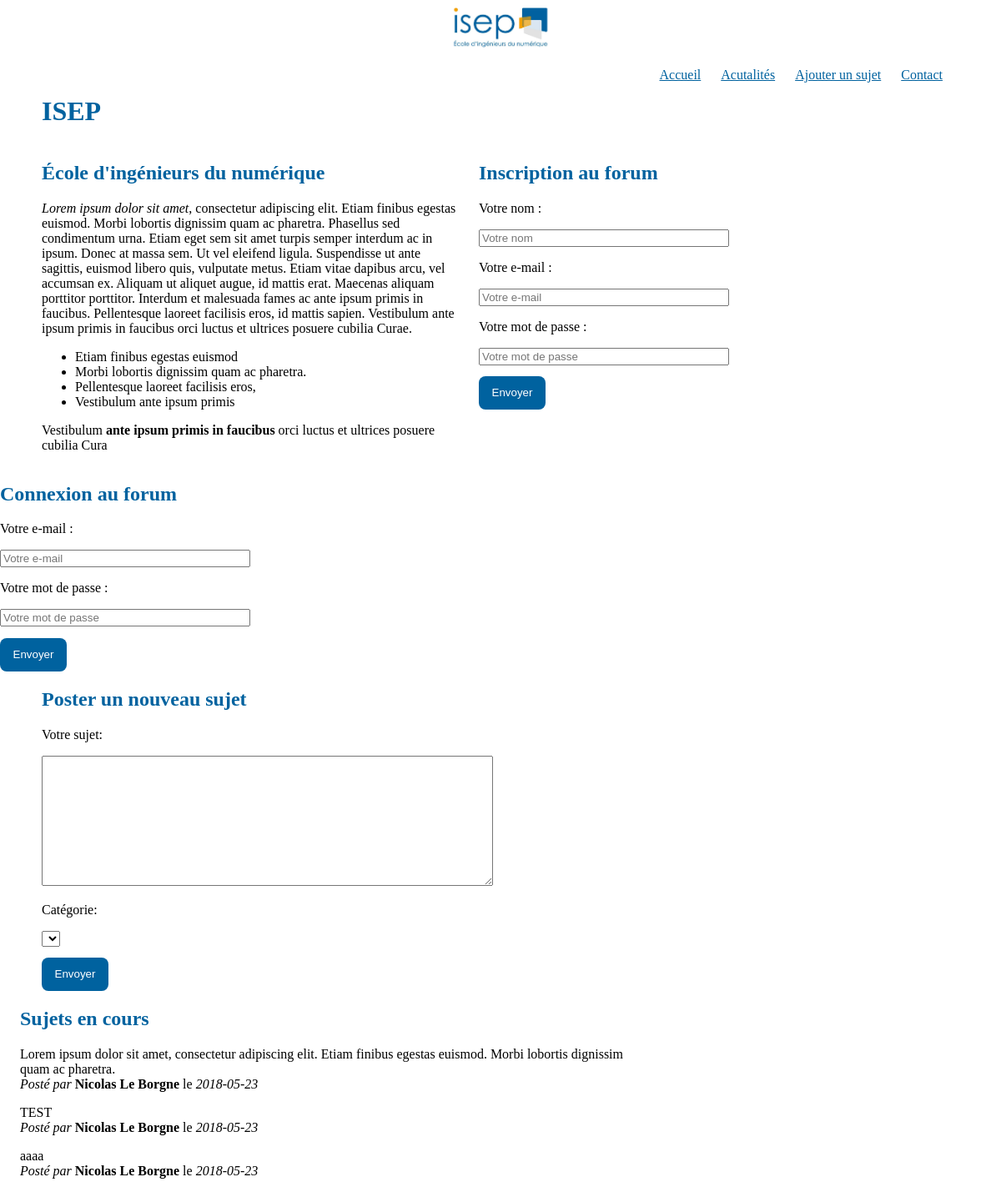
Before: / with the older database file.
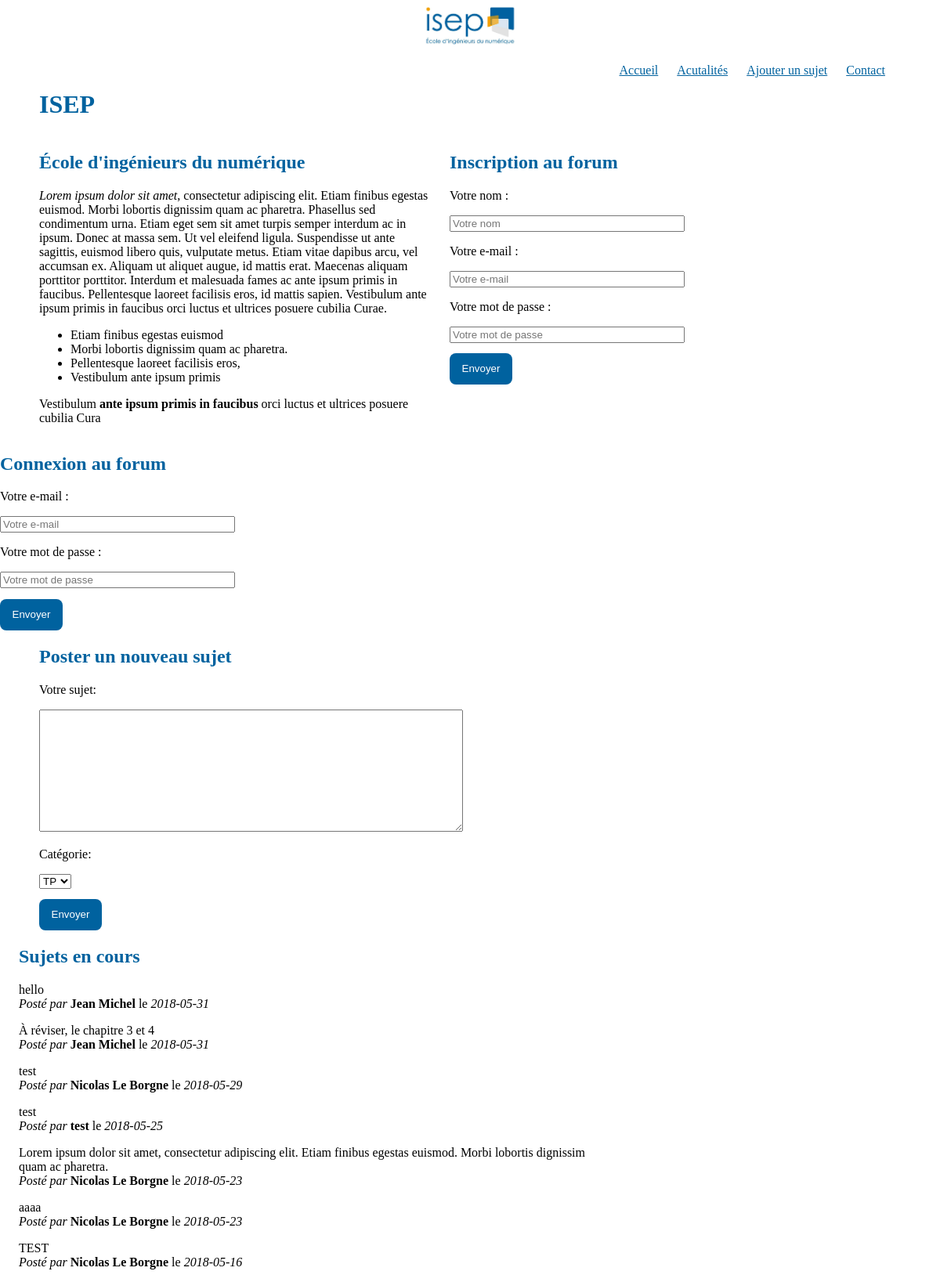
After: the same page with the newer database file.
### tables this page shows
CREATE TABLE IF NOT EXISTS `messages` (
  `ID` int(11) NOT NULL AUTO_INCREMENT,
  `ID_utilisateur` int(11) NOT NULL,
  `date` date NOT NULL,
  `contenu` varchar(8000) NOT NULL,
  `ID_categorie` int(11) NOT NULL,
  PRIMARY KEY (`ID`)
);

CREATE TABLE IF NOT EXISTS `personne` (
  `ID` int(11) NOT NULL AUTO_INCREMENT,
  `nom` varchar(8000) NOT NULL,
  `email` varchar(8000) NOT NULL,
  `mot_de_passe` varchar(8000) NOT NULL,
  PRIMARY KEY (`ID`)
);

### index.php (called while the page is built, shortened)
<?php
require('modele.php');
$news = getNews();
$categories = getCategories();
require('vue.php');

### modele.php (called while the page is built, shortened)
<?php
try {
  $bdd = new PDO('mysql:host=localhost;dbname=tpforum;charset=utf8', 'root', '');
} catch (Exception $e) {
  die('Erreur : ' . $e->getMessage());
}
function getNews()
{
  global $bdd;
  $get = $bdd->query('SELECT *, messages.contenu AS contenu_news, messages.date AS date_message from messages INNER JOIN personne ON messages.ID_utilisateur = personne.ID ORDER BY messages.date DESC');
  return $get;
}
function getCategories() {
  global $bdd;
  $get = $bdd->query('SELECT * from categories');
  return $get;
}

### vue.php (the view, shortened to what this page needs)
<!DOCTYPE html>
<html lang="fr" dir="ltr">
<head>
  <link rel="stylesheet" href="style.css">
</head>
<body>
  <header>
    <img class="img_logo" src="ISEP.png" alt="">
    <ul class="liste_header">
      <li><a href="">Accueil</a></li>
      <li><a href="controller_actualites.php">Acutalités</a></li>
      <li><a href="">Ajouter un sujet</a></li>
      <li><a href="">Contact</a></li>
    </ul>
  </header>
  <h1>ISEP</h1>
  <div>
    <div class="ISEP">
      <h2>École d'ingénieurs du numérique</h2>
      <p><span class="italic">Lorem ipsum dolor sit amet</span>, consectetur adipiscing elit. Etiam finibus egestas euismod. Morbi lobortis dignissim quam ac pharetra. Phasellus sed condimentum urna. Etiam eget sem sit amet turpis semper interdum ac in ipsum. Donec at massa sem. Ut vel eleifend ligula. Suspendisse ut ante sagittis, euismod libero quis, vulputate metus. Etiam vitae dapibus arcu, vel accumsan ex. Aliquam ut aliquet augue, id mattis erat. Maecenas aliquam porttitor porttitor. Interdum et malesuada fames ac ante ipsum primis in faucibus. Pellentesque laoreet facilisis eros, id mattis sapien. Vestibulum ante ipsum primis in faucibus orci luctus et ultrices posuere cubilia Curae.</p>
      <ul>
        <li>Etiam finibus egestas euismod</li>
        <li>Morbi lobortis dignissim quam ac pharetra.</li>
        <li>Pellentesque laoreet facilisis eros,</li>
        <li>Vestibulum ante ipsum primis</li>
      </ul>
      <p>Vestibulum <strong>ante ipsum primis in faucibus</strong> orci luctus et ultrices posuere cubilia Cura</p>
    </div>
    <div class="inscription">
      <h2>Inscription au forum</h2>
      <form method="POST" action="index.php">
        <p>Votre nom : </p>
        <input type="text" name="nom" placeholder="Votre nom">
        <p>Votre e-mail : </p>
        <input type="text" name="email" placeholder="Votre e-mail">
        <p>Votre mot de passe : </p>
        <input type="password" name="mot_de_passe" placeholder="Votre mot de passe">
        <input class="bouton_submit" type="submit" value="Envoyer">
      </form>
    </div>
    <div class="connexion">
      <h2>Connexion au forum</h2>
      <form action="index.php" method="post">
        <p>Votre e-mail : </p>
        <input type="text" name="email_connexion" placeholder="Votre e-mail">
        <p>Votre mot de passe : </p>
        <input type="password" name="mot_de_passe_connexion" placeholder="Votre mot de passe">
        <input type="submit" class="bouton_submit" value="Envoyer">
      </form>
    </div>
  </div>
  <div>
    <div class="poster_sujet">
      <h2>Poster un nouveau sujet</h2>
      <form method="POST" action="index.php" id="newsForm">
        <p>Votre sujet:</p>
        <textarea name="contenuSujet" form="newsForm" rows="10" cols="65"></textarea>
        <p>Catégorie:</p>
        <select name="categorie" id="">
          <?php while ($dataCategorie = $categories->fetch()) {
            echo "<option value='" . $dataCategorie['ID'] . "'>".$dataCategorie['nom_categorie'] . "</option>";
          } ?>
        </select>
        <input type="submit" class="bouton_submit" name="validerPostSujet" value="Envoyer">
      </form>
    </div>
    <div class="liste_sujets">
      <h2>Sujets en cours</h2>
      <?php
      while($data = $news->fetch()) {
        echo "<p>".htmlspecialchars($data["contenu_news"])."<br>";
        echo '<span class="italic">Posté par </span><strong>'.htmlspecialchars($data['nom']).'</strong> le <span class="italic">'.htmlspecialchars($data['date_message']).'</span></p>';
      }
      ?>
    </div>
  </div>
</body>
</html>

### style.css (style rules this page uses)
* { box-sizing: border-box; }
html,body { margin:0; padding:0; }
.img_logo { display: block; margin: auto; max-width: 10%; }
.liste_header { list-style-type: none; float:right; margin-right:50px; }
header { margin-bottom: 50px; }
.liste_header li { display:inline-block; margin-right:20px; }
.liste_header li a { color: #00629F; }
h1 { color: #00629F; margin-left: 50px; }
h2 { color : #00629F; }
.ISEP { display: inline-block; padding-left: 50px; width:550px; margin-right: 20px; }
.inscription { display: inline-block; vertical-align: top; width:300px; margin-right:100px; }
.inscription input:not(.bouton_submit) { width:300px; }
.connexion { display:inline-block; vertical-align: top; width:300px; }
.connexion input:not(.bouton_submit) { width:300px; }
.poster_sujet { display: inline-block; padding-left: 50px; width:600px; }
.liste_sujets { vertical-align: top; display: inline-block; width:750px; margin-left:2%; }
.italic { font-style: italic; }
strong { font-weight:bold; }
.bouton_submit { margin-top:1em; background-color: #00629F; width:80px; height:40px; border: none; color:white; border-radius: 8px; display: block; clear: left; }

Changed rows visible on the page:
added messages: contenu "hello", personne.nom "Jean Michel", date "2018-05-31"
added messages: contenu "À réviser, le chapitre 3 et 4", personne.nom "Jean Michel", date "2018-05-31"
added messages: contenu "test", personne.nom "Nicolas Le Borgne", date "2018-05-29"
added messages: contenu "test", personne.nom "test", date "2018-05-25"
changed messages "aaaa": moves up the list
changed messages "TEST": date "2018-05-23" → "2018-05-16"
Other visible differences:
form field categorie: (not shown) → "TP"
